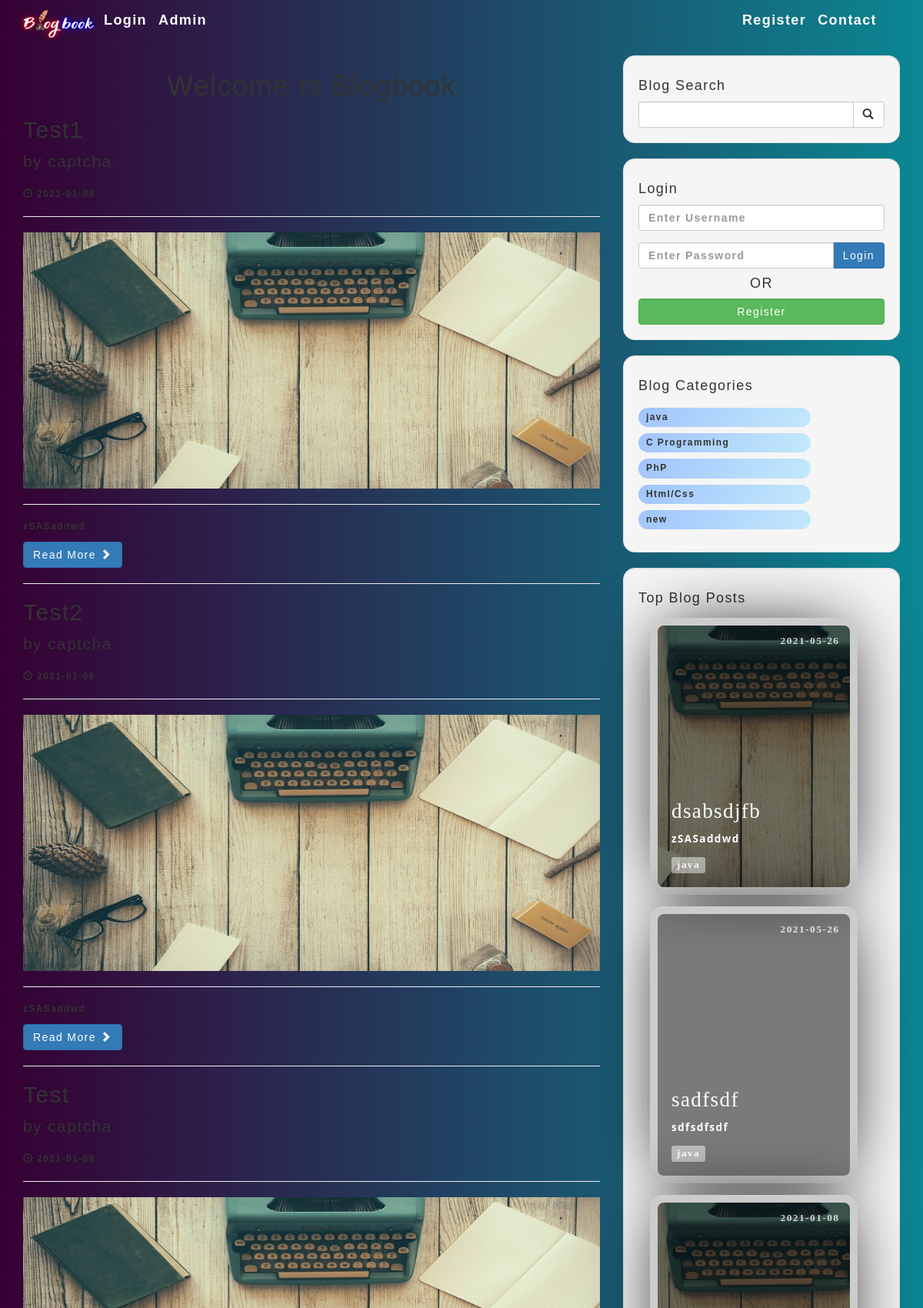
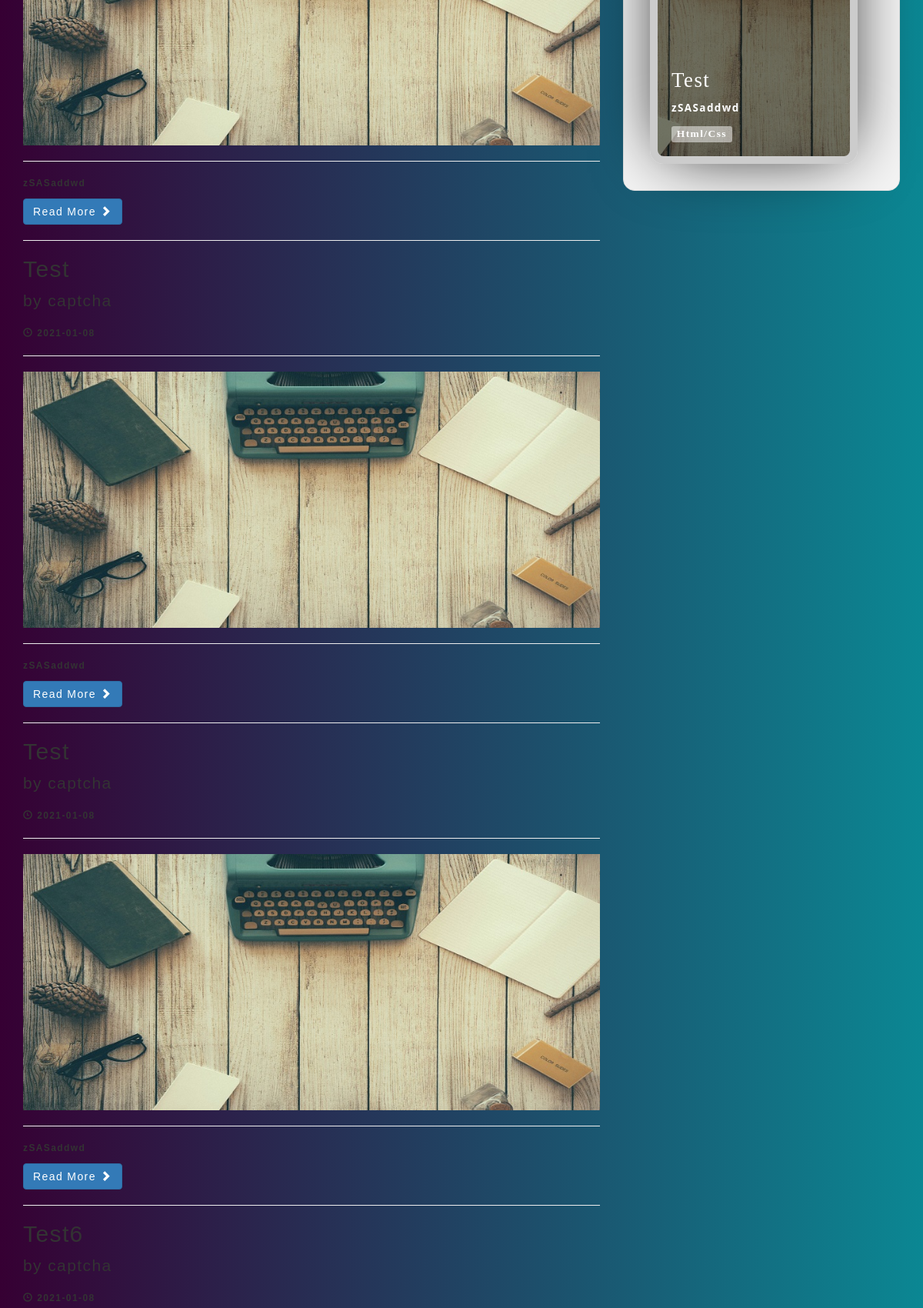
/index_old.php (upper part), run on the app's committed database (2 pictures, top to bottom).
### tables this page shows
CREATE TABLE `posts` (
  `post_id` int(3) NOT NULL,
  `post_category_id` int(3) NOT NULL,
  `post_title` varchar(255) NOT NULL,
  `post_author` varchar(255) NOT NULL,
  `author_id` int(255) NOT NULL,
  `post_date` date NOT NULL,
  `post_image` text NOT NULL,
  `post_content` mediumtext NOT NULL,
  `post_tags` varchar(255) NOT NULL,
  `post_comment_count` int(255) NOT NULL,
  `post_status` varchar(255) NOT NULL DEFAULT 'draft',
  `post_views_count` int(255) NOT NULL
);

CREATE TABLE `categories` (
  `cat_id` int(3) NOT NULL,
  `cat_title` varchar(255) NOT NULL
);

### index_old.php (the view, shortened to what this page needs)
<?php include "includes/db.php";?>
<?php include "includes/header.php";?>
<body>
   <?php include "includes/navigation.php"; ?>
    <div class="container">
        <div class="row">
            <div class="col-md-8">
<h1 class="text-center">Welcome to Blogbook</h1>
               <?php
                $query="SELECT * FROM posts";
               $select_all_posts_query=mysqli_query($connection,$query);
                    while($row=mysqli_fetch_assoc($select_all_posts_query)){
                        $post_title=$row['post_title'];
                        $post_id=$row['post_id'];
                        $post_author=$row['post_author'];
                        $post_date=$row['post_date'];
                        $post_image=$row['post_image'];
                        $post_content=substr($row['post_content'],0,50);
                        $post_status=$row['post_status'];
                       if($post_status == 'published'){
                       ?>
                <h2>
                    <a href="post.php?p_id=<?php echo $post_id;?>"><?php echo $post_title;?></a>
                </h2>
                <p class="lead">
                    by <a href="author_posts.php?author=<?php echo $post_author;?>&p_id=<?php echo $post_id;?>"><?php echo $post_author;?></a>
                </p>
                <p><span class="glyphicon glyphicon-time"></span> <?php echo $post_date;?></p>
                <hr>
                <a  href="post.php?p_id=<?php echo $post_id;?>">
                    <img class="img-responsive" src="images/<?php echo $post_image;?>" alt=""></a>
                <hr>
                <p><?php echo $post_content;?></p>
                <a class="btn btn-primary" href="post.php?p_id=<?php echo $post_id;?>">Read More <span class="glyphicon glyphicon-chevron-right"></span></a>
                <hr>
                  <?php  } }?>
            </div>
           <?php include "includes/sidebar.php";  ?>
        </div>
      <?php
include "includes/footer.php";
?>

### includes/sidebar.php (shortened to what this page needs)
<div class="col-md-4">
    <div class="well">
        <h4>Blog Search</h4>
        <form action="search.php" method="post">
            <div class="input-group">
                <input name="search" type="text" class="form-control">
                <span class="input-group-btn">
                    <button name="submit" class="btn btn-default" type="submit">
                        <span class="glyphicon glyphicon-search"></span>
                    </button>
                </span>
            </div>
        </form>
    </div>
    <div class="well logs" id="login">
        <div class="heads">
            <h4>Login</h4>
            <form action="includes/login.php" method="post" id="login_form" onsubmit="return validate_form()">
                <div class="form-group">
                    <input name="username" type="text" class="form-control" placeholder="Enter Username" id="user_name">
                </div>
                <div class="input-group">
                    <input name="password" type="password" class="form-control" placeholder="Enter Password" id="user_pass">
                    <span class="input-group-btn">
                        <button class="btn btn-primary" name="login" type="submit">
                            Login
                        </button>
                    </span>
                </div>
            </form>
            <h4 style="text-align: center;">OR</h4>
            <a href="../registration.php">
                <button class="btn btn-success form-control" name="login" type="submit" value="Register">
                    Register
                </button> </a>
        </div>
    </div>
    <?php
    $query = "SELECT DISTINCT categories.cat_id, categories.cat_title
    FROM categories
    INNER JOIN posts ON categories.cat_id=posts.post_category_id";
    $select_categories_sidebar = mysqli_query($connection, $query);
    ?>
    <div class="well " id="categories">
        <h4>Blog Categories</h4>
        <div class="row">
            <div class="col-lg-12">
                <ul class="list-unstyled">
                    <?php
                    while ($row = mysqli_fetch_assoc($select_categories_sidebar)) {
                        $cat_title = $row['cat_title'];
                        $cat_id = $row['cat_id'];
                        echo "<li   class='list-items'
                        data-aos='fade-left'
                        data-aos-delay='100'><a href='category.php?category=$cat_id'>{$cat_title}</a></li>";
                    }
                    ?>
                </ul>
            </div>
        </div>
    </div>
    <?php include "widget.php" ?>
</div>

### includes/widget.php (shortened to what this page needs)
<div class="well">
    <h4>Top Blog Posts</h4>
    <?php
    $query = "SELECT * FROM posts WHERE post_status='published'   ORDER BY post_views_count DESC LIMIT 3 ";
    $select_all_posts_query = mysqli_query($connection, $query);
    while ($row = mysqli_fetch_assoc($select_all_posts_query)) {
        $post_title = $row['post_title'];
        $post_id = $row['post_id'];
        $post_date = $row['post_date'];
        $post_image = $row['post_image'];
        $post_content = strip_tags(substr($row['post_content'], 0, 100));
        $post_status = $row['post_status'];
        $post_category_id = $row['post_category_id'];
        $query = "SELECT * FROM categories WHERE cat_id={$post_category_id}";
        $select_categories_id = mysqli_query($connection, $query);
        $cat = mysqli_fetch_assoc($select_categories_id);
        $post_category = $cat['cat_title'];
        if ($post_status == 'published') {
    ?>
            <div class="card-grid-space">
                <a class="card" href="../post.php?p_id=<?php echo $post_id; ?>" style="--bg-img: url('../images/<?php echo $post_image; ?>');margin:1.5rem;text-decoration:none;">
                    <div>
                        <h1><?php echo $post_title; ?></h1>
                        <p><?php echo $post_content; ?></p>
                        <div class="date"><?php echo $post_date; ?></div>
                        <div class="tags">
                            <div class="tag"><?php echo $post_category; ?></div>
                        </div>
                    </div>
                </a>
            </div>
    <?php  }
    } ?>

### css/styles.css (style rules this page uses)
body { font-size: 12px; }
body, button, input { font-family: "Montserrat", sans-serif; font-weight: 700; letter-spacing: 1.4px; }
:root { --color: #3c3163; --transition-time: 0.5s; }
* { box-sizing: border-box; }
body { margin: 0; min-height: 100vh; }
a { color: inherit; }
.card { font-family: "Heebo"; --bg-filter-opacity: 0.5; background-image: linear-gradient( rgba(0, 0, 0, var(--bg-filter-opacity)), rgba(0, 0, 0, var(--bg-filter-opacity)) ), var(--bg-img); height: 20em; width: 15em; font-size: 1.5em; color: white; border-radius: 1em; padding: 1em; display: flex; align-items: flex-end; background-size: cover; background-position: center; box-shadow: 0 0 5em -1em black; transition: all, var(--transition-time); position: relative; overflow: hidden; border: 10px solid #ccc; text-decoration: none; }
.card h1 { margin: 0; font-size: 1.5em; line-height: 1.2em; }
.card p { font-size: 0.75em; font-family: "Open Sans"; margin-top: 0.5em; line-height: 2em; }
.card .tags { display: flex; }
.card .tags .tag { font-size: 0.75em; background: rgba(255, 255, 255, 0.5); border-radius: 0.3rem; padding: 0 0.5em; margin-right: 0.5em; line-height: 1.5em; transition: all, var(--transition-time); }
.card .date { position: absolute; top: 0; right: 0; font-size: 0.75em; padding: 1em; line-height: 1em; opacity: 0.8; }
.card:before, .card:after { content: ""; transform: scale(0); transform-origin: top left; border-radius: 50%; position: absolute; left: -50%; top: -50%; z-index: -5; transition: all, var(--transition-time); transition-timing-function: ease-in-out; }
.card:before { background: #ddd; width: 250%; height: 250%; }
.card:after { background: white; width: 200%; height: 200%; }
div { border-radius: 20px; }
.well { border-radius: 15px; }
.list-items { background: linear-gradient(120deg, #a1c4fd 0%, #c2e9fb 100%); padding: 0.4rem 1rem; margin: 0.8rem 0; border-radius: 3rem; width: 70%; display: flex; justify-content: space-between; }
html { scroll-behavior: smooth; }

### includes/header.php (style rules this page uses)
body { background: linear-gradient(to right, #360033 0%, #0b8793 100%); font-size: 12px; }

### data on the page
posts: post_title "Test1", post_author "captcha", post_date "2021-01-08", post_image (picture), post_content "zSASaddwd"
posts: post_title "Test2", post_author "captcha", post_date "2021-01-08", post_image (picture), post_content "zSASaddwd"
posts: post_title "Test", post_author "captcha", post_date "2021-01-08", post_image (picture), post_content "zSASaddwd"
posts: post_title "Test", post_author "captcha", post_date "2021-01-08", post_image (picture), post_content "zSASaddwd"
posts: post_title "Test", post_author "captcha", post_date "2021-01-08", post_image (picture), post_content "zSASaddwd"
posts: post_title "Test6", post_author "captcha", post_date "2021-01-08"
categories: cat_title "java"
categories: cat_title "C Programming"
categories: cat_title "PhP"
categories: cat_title "Html/Css"
categories: cat_title "new"
posts: post_image (picture), post_title "dsabsdjfb", post_content "zSASaddwd", post_date "2021-05-26", categories.cat_title "java"
posts: post_title "sadfsdf", post_content "sdfsdfsdf", post_date "2021-05-26", categories.cat_title "java"
posts: post_image (picture), post_title "Test", post_content "zSASaddwd", post_date "2021-01-08", categories.cat_title "Html/Css"
